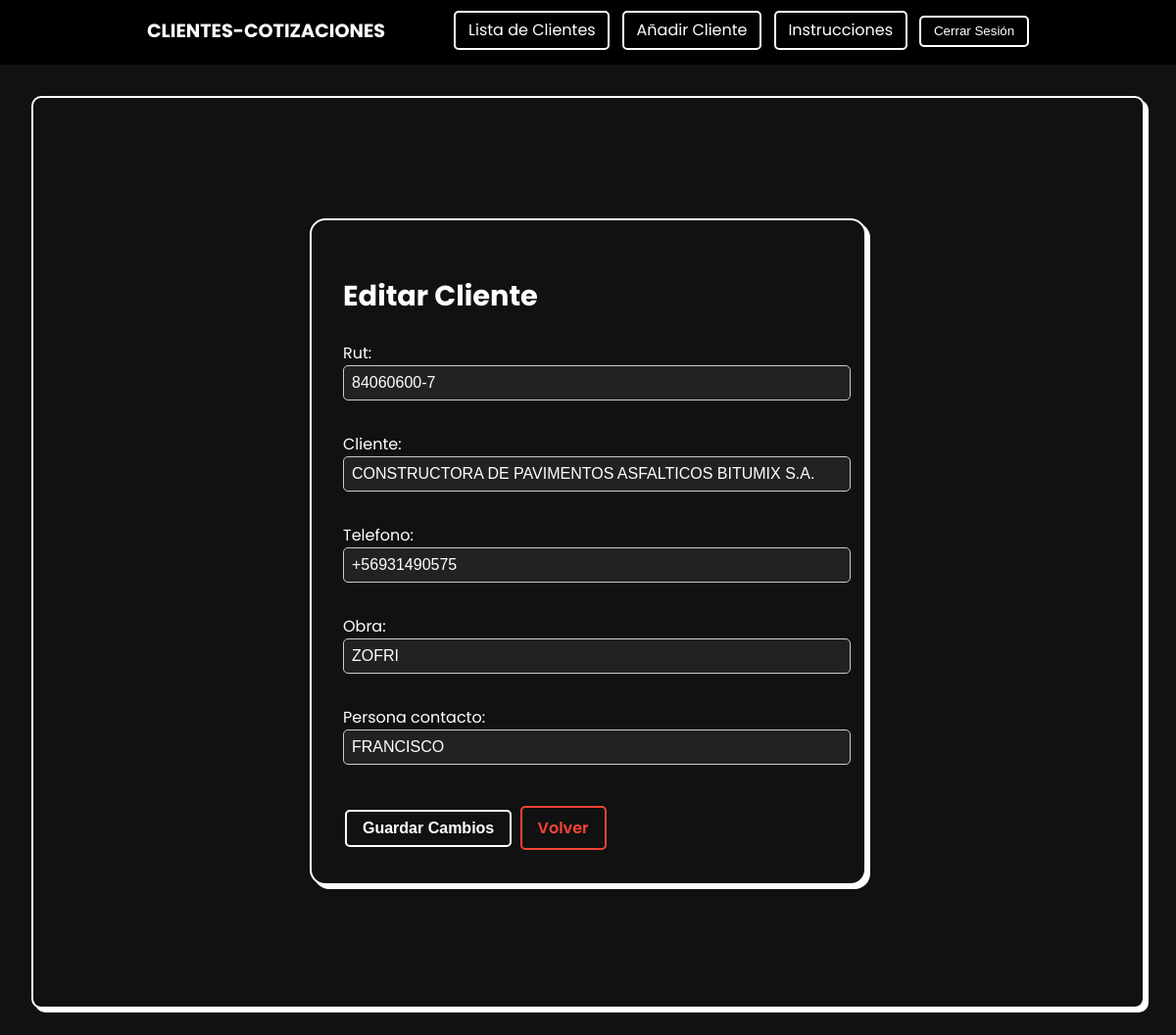
/cliente/editar/39/ (signed in), run on the app's committed database.
### app/models.py (models this page shows, shortened)
class Cliente(models.Model):
    Rut = models.CharField(max_length=12)
    cliente = models.CharField(max_length=100)
    telefono = models.CharField(validators=[telefono_validator], max_length=12, blank=True, null=True, default='')
    obra = models.CharField(max_length=50, blank=True, null=True, default='')
    persona_contacto = models.CharField(max_length=50)

### app/views.py (the view)
# urls.py: path('cliente/editar/<int:pk>/', views.Editar_Cliente.as_view(), name='editar_cliente'),
@method_decorator(user_passes_test(lambda u: u.is_superuser), name='dispatch')
class Editar_Cliente(LoginRequiredMixin, UserPassesTestMixin, UpdateView):
    def test_func(self):
        return self.request.user.is_superuser
    model = Cliente
    form_class = ClienteForm
    template_name = "clientes/editar_cliente.html"
    success_url = reverse_lazy('listar_clientes')

### app/forms.py
class ClienteForm(forms.ModelForm):
    class Meta:
        model = Cliente
        fields = ['Rut', 'cliente', 'telefono', 'obra', 'persona_contacto']
        widgets = {
            'Rut': forms.TextInput(attrs={'class': 'form-control'}),
            'cliente': forms.TextInput(attrs={'class': 'form-control'}),
            'telefono': forms.TextInput(attrs={'class': 'form-control'}),
            'obra': forms.TextInput(attrs={'class': 'form-control'}),
            'persona_contacto': forms.TextInput(attrs={'class': 'form-control'}),
        }

### app/templates/clientes/editar_cliente.html (shortened to what this page needs)
{% extends "clientes/base.html" %}
{% load static %}
{% block content %}
<div class="wrapper">
    <div class="card edit-card">
        <h2 class="title text-center mb-4">
             Editar Cliente
        </h2>
        <form method="post" class="needs-validation">
            <div class="form-fields mb-4">
                {{ form.as_p }}
            </div>
            <div class="form-actions text-center">
                <button type="submit" class="btn-glitch btn-glitch-primary">
                     Guardar Cambios
                </button>
                <a href="{% url 'listar_clientes' %}" class="btn-glitch btn-glitch-secondary ms-2">
                     Volver
                </a>
            </div>
        </form>
    </div>
</div>
{% endblock %}

### app/templates/clientes/editar_cliente.html (style rules this page uses)
.wrapper { display: flex; justify-content: center; align-items: center; min-height: 50rem; padding: 2rem; font-family: 'Poppins', sans-serif; background-color: #111; }
.card.edit-card { background-color: #111; border: 0.125rem solid #fff; border-radius: 1rem; padding: 2rem; width: 100%; max-width: 31.25rem; box-shadow: 0.25rem 0.25rem #fff; color: #fff; }
.title { font-size: 1.8rem; font-weight: 700; margin-bottom: 1.5rem; }
.form-fields p { margin-bottom: 1rem; }
.form-fields input, .form-fields select, .form-fields textarea { width: 100%; padding: 0.5rem; margin-bottom: 1rem; border-radius: 0.3125rem; border: 0.0625rem solid #ccc; background-color: #222; color: #fff; font-size: 1rem; }
.form-actions { margin-top: 1.5rem; }
.btn-glitch { display: inline-block; padding: 0.5rem 1rem; margin: 0.125rem; border-radius: 0.3125rem; font-weight: 600; text-decoration: none; transition: all 0.3s; font-size: 1rem; }
.btn-glitch-primary { border: 0.125rem solid #fff; background-color: #111; color: #fff; }
.btn-glitch-secondary { border: 0.125rem solid #f44336; background-color: #111; color: #f44336; }

### app/templates/clientes/base.html (style rules this page uses)
body { margin: 0; font-family: 'Poppins', sans-serif; background-color: #111; color: #fff; }
.card { background-color: #111; border: 0.125rem solid #fff; border-radius: 0.625rem; padding: 2rem; width: 100%; max-width: 90rem; box-shadow: 0.25rem 0.25rem #fff; }

### data on the page
Cliente: Rut "84060600-7", cliente "CONSTRUCTORA DE PAVIMENTOS ASFALTICOS BITUMIX S.A.", telefono "+56931490575", obra "ZOFRI", persona_contacto "FRANCISCO"
